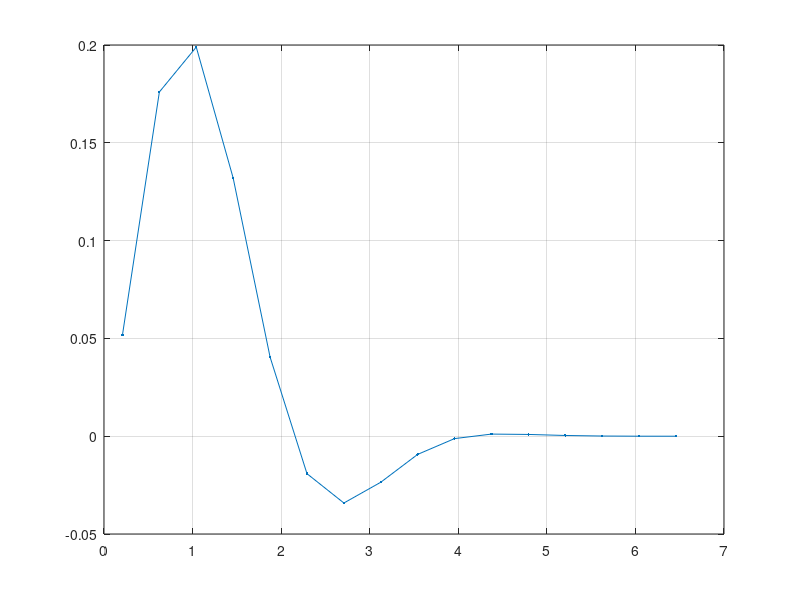
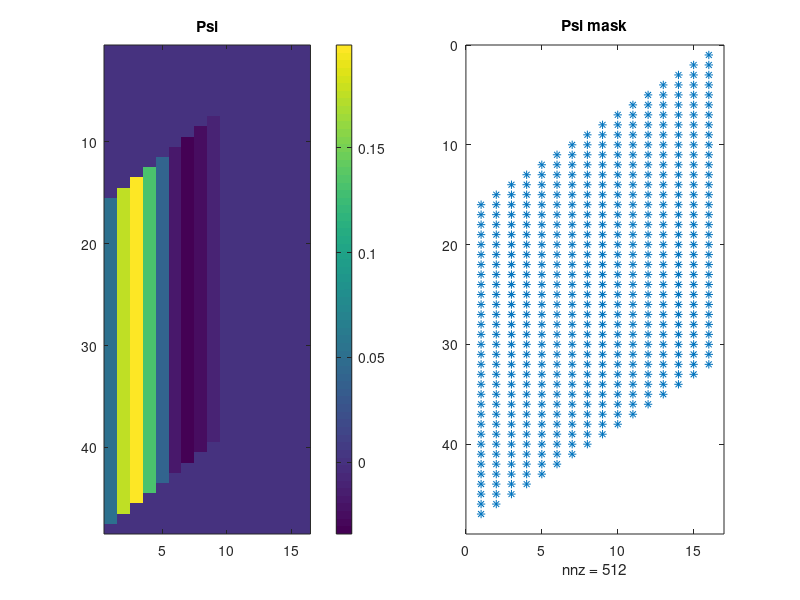

Recreate these plots in MATLAB, in order. (Note: this script raises an error after producing the figures.)
clear all; rng(2024);
addpath /Users/leviathaniety/Documents/MATLAB/Functions;
thein = "/Users/leviathaniety/Dropbox (GaTech)/PROJ-PointProcessWithUncertainty/Codes/CodePackage/Input/";
theout = "/Users/leviathaniety/Dropbox (GaTech)/PROJ-PointProcessWithUncertainty/Codes/CodePackage/Output/";
theplot = "/Users/leviathaniety/Dropbox (GaTech)/PROJ-PointProcessWithUncertainty/Codes/CodePackage/Plots/";
thedoc = "test_f0_timeonly_stationary_GLM";

%% kenrel Psi
N = 32; %320;
Nprime = 16; %80;

T = 20; %max time length T
h = T/N;
tau_max = h*Nprime;

nt = (N+Nprime);
ntau = Nprime;
ut_kernel = 20; 
tau_grid = ((0.5:1:ntau)/nt)'*ut_kernel;

psi1 = 0.01*exp(-(8.*(tau_grid ).^2/25))...
    + 0.25*exp(-(6.*(tau_grid ).^2/25)).*sin(-0.05*pi+tau_grid/2*pi);

psi1= psi1';

figure(1),clf;
plot(tau_grid, psi1, '.-' )
grid on;

psi_full = ones(nt,1)*psi1;

%% make stationary
psi = psi_full;

% mask
a= ones(N+Nprime, Nprime);
psi_mask = triu(a, -N+1).*tril(a,0);
psi_mask = psi_mask(:,end:-1:1);
psi = psi.*psi_mask;


[im, jm, ~] = find(psi_mask);   %the nonzero indexing in the psi mask
indm = sub2ind( [N+Nprime, Nprime], im, jm);
vpsi = psi(indm); %[im,jm,vpsi] is the sparse repn of psi

figure(2),clf;
subplot(121), imagesc(psi);
title('Psi'); colorbar();
subplot(122), spy(psi_mask);
title('Psi mask'); 

% graph laplacian
Lt = make_1d_laplacian(Nprime+N)/h^2;
Ltau = make_1d_laplacian(Nprime)/h^2;



%% full K
% no mask
a= ones(N+Nprime, Nprime);
full_mask = triu(a, -N+1);
full_mask = full_mask(:,end:-1:1);
[imf, jmf, ~] = find(full_mask);
vpsi_full = psi_full(sub2ind( [N+Nprime, Nprime], imf, jmf));
K_full = sparse(imf,imf+jmf,vpsi_full, N+Nprime,N+Nprime);

%% K and Psi
jk = im+jm-Nprime;
K = sparse(im,jk,vpsi, N+Nprime,N);

% from K to psi
indk = sub2ind( [N+Nprime, N], im, jk);
vk = K(indk); %[im,jk,vk] is the sparse repn of psi

jm2 =jk+Nprime-im;
assert( norm(jm - jm2)<1e-15);

%psi2 = sparse(im,jk+Nprime-im, vk, N+Nprime, Nprime );
psi2 = sparse(im,jm, vk, N+Nprime, Nprime );
assert( norm(psi - psi2)<1e-15);

figure(3),clf;
subplot(121), imagesc(K);
title('K'); colorbar();
subplot(122), spy(K);



%% generate traj
phi_func = @(x) 1-exp(-x);

mu_true = 0.2; %0.125; 
    %mu = 0.2 for N= 320

M = 10000; 
y_ob = false(M, Nprime+N);

eta_ob = false(M, Nprime+N, N);
lambda_true = zeros(M,N);

disp('generating trajectories...')
tic,
for i = 1: Nprime+N
    
    if i <= Nprime
        
        if (0)
            y_ob(:, i ) = (rand( M, 1) < mu_true); % no use kernel
        else
            ypre = y_ob(:, 1:i-1);
            kernelt = K(1:i-1,i);
            lambdat =sum(bsxfun(@times, kernelt, ypre' ),1)'+ mu_true;
            pyt = phi_func( h*max(0,lambdat));
            y_ob(:, i) = (rand(M,1) <  pyt);
        end
    else
        t = i-Nprime;
        ypre = y_ob(:, t:t+Nprime-1);
        eta_ob(:, t:t+Nprime-1, t)= ypre;
        kernelt = K(t:t+Nprime-1,t);
        lambdat =sum(bsxfun(@times, kernelt, ypre' ),1)'+ mu_true;
        if min(lambdat) < 0
            warning( sprintf('min lamdba = %6.4f\n',min(lambdat)))
        end
       
        lambda_true(:,t) = lambdat; 
        pyt = phi_func( h*max(0,lambdat)); %todo: give warning if true lambda<0
        y_ob(:, i) = (rand(M,1) <  pyt);
    end
end
toc


%
[min_lam_true,i_min]= min(min(lambda_true,[],2));
max_lam_true= max(lambda_true(:));

figure(4);clf;
imagesc(lambda_true); colorbar;
title(sprintf('true lambda, min=%5.4f, max=%5.4f',min_lam_true,max_lam_true )); 

figure(5),clf;
imagesc(y_ob);
title('y observed')

figure(6), clf; hold on;
plot(lambda_true(3:5:20,:)')
plot(lambda_true(i_min,:)','.-')
grid on;

%return;

%% split data
event_data = y_ob;

ntr = 4800; %32000; %16000;
nte = min(500,M -ntr);

tmp = randperm(M);
idx_tr = tmp(1:ntr);
idx_te = tmp(ntr+1:ntr+nte);


event_data_tr = event_data(idx_tr,:);
event_data_te = event_data(idx_te,:);
            
lam_true_val = lambda_true(idx_te,:);
p_val_true =  phi_func(h* lam_true_val);


%% 

% zero init

X_row = zeros(1, Nprime); %initial matrix
X = zeros(N+Nprime,Nprime);


%% kernel recovery
use_GLMI = 0;
if use_GLMI
    label = "GLMI";
else
    label = "GLMS";
end




lr_schedule = [0.4*ones(30,1), 0.2*ones(30,1), 0.2*ones(30,1) ];
bs_schedule = [400*ones(90,1)];

num_epoch = numel(lr_schedule );

nll_all = zeros(num_epoch,1);
err1_kernel_all = zeros(num_epoch,1);
p_mae_all = zeros(num_epoch,2);
mu_mae_all = zeros(num_epoch,1);


mu = mean(mean(event_data_tr,2))/h;


for iepoch = 1:num_epoch

    etaK = lr_schedule(iepoch);
    batch_size = bs_schedule(iepoch);
    num_batch = floor(ntr/batch_size);

    disp('training...')
    tic,

    count_violates = 0; 

    nll_sum = 0;
    count_type2 = 0;

    idtr_epoch = randperm(ntr); % scrable training data
    for ibatch = 1: num_batch
        
        idtr_batch = idtr_epoch((ibatch-1)*batch_size+1:ibatch*batch_size);
        %%
        edata = event_data_tr(idtr_batch,:); 
             
        % compute projected data
        [Pob, Eob, eventJall,eventJob]= network_proj_mod_speed_N_graph2(edata, X, N+Nprime, Nprime, 1);
        
        % compute Lambda, size (1, Nob*batch_size)
        Lambda = sum(Pob{1,1},1)+mu;

        % decide if Lambda violates buffer
        lam_batch = zeros(batch_size, N*1); %[batch_size, N]
        for b = 1:batch_size
            lam_batch(b,:) = reshape((Lambda(:,(b-1)*N+1:b*N))',[N*1,1]);
        end

        % compute log-likelihood
        yob = zeros(1,N*batch_size); % reshape of edata, boolean matrix size (1, N*batch_size)
        yob(1,eventJob{1,1}) = 1;
        



        if strcmp(label, "GLMI")
            prob = Lambda;
            low = (prob<0);
            high = (prob>1);
            prob(low) = 1e-7;
            prob(high) = 1;
        else
            prob = 1./(1+exp(-Lambda));
        end

    
        lklhA1 = sum(yob.*log(prob),"all");
        lklhA2 = sum((1-yob).*log(1-prob),"all");

        likelihood = (lklhA1+lklhA2);

        nll_sum = nll_sum-likelihood;


        %% compute grad field for F
        dldX = zeros(N+Nprime,Nprime); % gardient on kernel matrix 
        
        if use_GLMI % negative vector field to minimize the loss
            tmp = Lambda;
            low = (tmp<0);
            high = (tmp>1);
            tmp(low) = 0;
            tmp(high) = 1;
            dldLambda = -(tmp-yob); % (1,Nob*batchsize)
        else % negative vector field to minimize the loss
            dldLambda = -(1./(1+exp(-Lambda))-yob); % (1,Nob*batchsize) 
        end


%         dldlam_batch = zeros(batch_sz2, N*1); %[batch_size, N]
%         for b = 1:batch_sz2
%             dldlam_batch(b,:) = reshape((dldLambda(:,(b-1)*N+1:b*N))',[N*1,1]);
%         end

        id_type2 = (1:batch_size);

        diag_ind = -(1:Nprime);

        % compute grad from dK
        Eob11 = Eob{1,1};
        dldK_k1k2 = zeros(N+Nprime,N);
        for ib = id_type2
            % sum over batch type 2
            dldK_k1k2 = dldK_k1k2 + Eob11(:,N*(ib-1)+1:N*ib).*kron(dldLambda(N*(ib-1)+1:N*ib), ones(N+Nprime,1));
        end
        % clear dldK_k1k2_alongbatch;
        dldK_k1k2_extend = zeros(N+Nprime,N+Nprime);
        dldK_k1k2_extend(:,Nprime+1:N+Nprime) = dldK_k1k2;

        % reshape dK to dPsi
        dldX_k1k2 = spdiags(dldK_k1k2_extend',diag_ind);
        dldX(:,:) = dldX_k1k2/batch_size; 
        
        % gradient for mu from likelihood
        dldmu_list =  zeros([1,batch_size]);
        for ib = 1:batch_size
            dldmu_list(ib) = mean(dldLambda(1,N*(ib-1)+1:N*ib),2);
        end
        dldmu = mean(dldmu_list,2);



        
        
       
       
        
        %% update kernel 
        dX = dldX;  
        X_row = X_row + etaK*mean(dX,1); %update X
        X = kron(ones(N+Nprime,1), X_row);
        mu = mu+etaK*dldmu;

        

        



    end

    
    theta_psi = X;

    if mod(iepoch,10)==0
        figure(9),clf;
        imagesc(theta_psi); colorbar();
        title(sprintf('epoch %d',iepoch));
        drawnow();

        figure(19),clf;
        subplot(121),
        plot( 1:iepoch-1, nll_all(1:iepoch-1), '.-');
        grid on; title('tr nll'); set(gca,'FontSize',15);
        subplot(122),
        plot( 1:iepoch-1, p_mae_all(1:iepoch-1), '.-');
        grid on; title('te L2 loss'); set(gca,'FontSize',15);
        drawnow();
    end
       
    %kernel error on submatrix    
    psi_sub = psi(Nprime: N, :);
    theta_psi_sub = theta_psi(Nprime: N, :);
    err1 = norm(theta_psi_sub - psi_sub, 'fro')/ norm(psi_sub,'fro');
    err1_kernel_all(iepoch) = err1;
    

    % epoch average nll
    nll_epoch =nll_sum/ntr;
    nll_all(iepoch) = nll_epoch;

    % mu error
    errmu = abs(mu-mu_true)/mu_true;
    mu_mae_all(iepoch) = errmu;

    toc,

    %% prediction error on test traj
    disp('testing...')
    tic,
    [Pob_te, Eob_te, eventJall_te,eventJob_te]= network_proj_mod_speed_N_graph2(event_data_te, X, N+Nprime, Nprime, 1);

    % compute Lambda, size (1, N*batch_size)
    Lambda_te = sum(Pob_te{1,1},1)+mu;
    
    % reshape Lambda to pair the shape of data y
    lam_val = zeros(nte,N*1);
    for b = 1:nte
        lam_val(b,:) = reshape((Lambda_te(:,(b-1)*N+1:b*N))',[N*1,1]);
    end
    if strcmp(label, "GLMI")
        prob = lam_val;
        low = (prob<0);
        high = (prob>1);
        prob(low) = 1e-7;
        prob(high) = 1;
    else
        prob = 1./(1+exp(-lam_val));
    end
    hatp_val = prob;







    
    
    

    mae_p_val = mean(abs( hatp_val - p_val_true),2);
    l1_p_val_true = mean( abs(p_val_true), 2);
    relmae_p_val = mae_p_val./l1_p_val_true;
    avg_p_mae = mean(relmae_p_val);
    worst_p_mae = max(relmae_p_val );

    p_mae_all(iepoch,:) = [avg_p_mae,worst_p_mae];
    toc
            

    %%
    fprintf('epoch %d, count of viol=%d, nll_tr=%6.4f; err1=%6.4f, errmu = %6.4f, errp=%6.4f, %6.4f\n', ...
        iepoch, count_violates, nll_epoch, err1, errmu, avg_p_mae, worst_p_mae );



   
end

%% kernel and mu
save(strcat(theout,thedoc,label,".mat"), "X");
save(strcat(theout,thedoc,label,"_mu.mat"), "mu");




%% likelihood plot
figure(8),clf;

box on;
plot(1:iepoch, nll_all(1:iepoch),'.-','LineWidth',1);
grid on;

xlabel('{Epoch}','interpreter','latex');
ylabel('{Negative log-likelihood}','interpreter','latex');
set(gca,'FontSize',8);
lgd = legend('train','Location','best');
ax = gca;
figH = gcf;
set(figH, 'Units', 'points','OuterPosition', [0 0 235 235]) % standard size: 19.7 17.5
exportgraphics(ax,strcat(theplot,thedoc,label,"_TrainLogLike",".pdf")); 
save(strcat(theout,thedoc,label,"_TrainLogLike",".mat"), "nll_all");

%% prob prediction error
[Pob_te, Eob_te, eventJall_te,eventJob_te]= network_proj_mod_speed_N_graph2(event_data_te, X, N+Nprime, Nprime, 1);
% compute Lambda, size (1, N*batch_size)
Lambda_te = sum(Pob_te{1,1},1)+mu;

% reshape Lambda to pair the shape of data y
lambda_te = zeros(N*1, nte);
for b = 1:nte
    lambda_te(:,b) = reshape((Lambda_te(:,(b-1)*N+1:b*N))',[N*1,1]);
end
if strcmp(label, "GLMI")
    prob = lambda_te;
    low = (prob<0);
    high = (prob>1);
    prob(low) = 1e-7;
    prob(high) = 1;
else
    prob = 1./(1+exp(-lambda_te));
end
prob_te = prob;


[Pob_te_tru, Eob_te, eventJall_te,eventJob_te]= network_proj_mod_speed_N_graph2(event_data_te, psi, N+Nprime, Nprime, 1);
% compute Lambda, size (1, N*batch_size)
Lambda_te_tru = sum(Pob_te_tru{1,1},1)+mu_true;

% reshape Lambda to pair the shape of data y
lambda_te_tru = zeros(N*1, nte);
for b = 1:nte
    lambda_te_tru(:,b) = reshape((Lambda_te_tru(:,(b-1)*N+1:b*N))',[N*1,1]);
end
prob_te_tru = (1-exp(-h*lambda_te_tru));


prob_diff = prob_te-prob_te_tru;



proberror = zeros([nte,6]); 
for l = 1:nte
    proberror(l,1) = norm(prob_diff(:,l),1)/N; % MAE
    proberror(l,2) = sqrt(norm(prob_diff(:,l),2).^2/N); % RMSE
    proberror(l,3) = norm(prob_diff(:,l),"inf"); % worst

    proberror(l,4) = norm(prob_diff(:,l),1)/norm(prob_te_tru(:,l),1); % Relative l1
    proberror(l,5) = norm(prob_diff(:,l),2)/norm(prob_te_tru(:,l),2); % Relative l2
    proberror(l,6) = norm(prob_diff(:,l),"inf")/norm(prob_te_tru(:,l),"inf"); % Relative l inf
end



fprintf(['-----Error Table----- \n' ...
    'Line 1: MAE, RMSE, Worst; Rel l1, Rel l2, Rel l inf\n'])
mean(proberror,1)
save(strcat(theout,thedoc,label,"_ProbPredErr",".mat"), "proberror");


return;



%% error table
label = "GLMI"




proberror = load(strcat(theout,thedoc,label,"_ProbPredErr",".mat"));
proberror = proberror.proberror;
mean_proberr = mean(proberror,1)
std_proberr = std(proberror,1)

label = "GLMS"



proberror = load(strcat(theout,thedoc,label,"_ProbPredErr",".mat"));
proberror = proberror.proberror;
mean_proberr = mean(proberror,1)
std_proberr = std(proberror,1)
